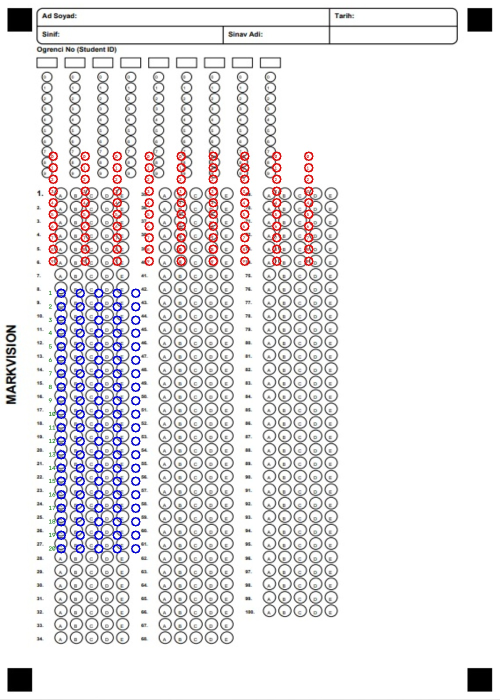
#> input picture omr_scripts/dogrulama_yeni_test.jpeg, 1000 x 1400 px (shown at 1/2 size); its folder holds only this picture in this run
$ python anchor_detect.py   (older library calls are emulated)
#> lines starting #> are read from the running program, lines starting #| are printed output that depends on the picture; after the words box and inside, x2 and y2 are one past the last pixel; in counts of white or black regions, pixels touching at a corner belong together
### omr_scripts/omr_form_geometry.py
"""
omr_form_geometry.py
----------------------
MARKVISION optik form sisteminin TEK GERCEK KAYNAGI (single source of truth)
geometri modulu.

Bu dosya: "5 sikli 50 soru", "3 sikli 20 soru", "5 sikli 100 soru 9 haneli numara"
gibi HERHANGI BIR (soru_sayisi, sik_harfleri, hane_sayisi) kombinasyonu icin:

  1) PDF/PNG olarak basilacak formun UZERINDEKI her kabarcigin TAM MM konumunu,
  2) Bu form taranip duzlestirildikten SONRA (1000x1400 piksellik cikti uzerinde)
     ayni kabarciklarin TAM PIKSEL konumunu

matematiksel olarak hesaplar.
"""

from __future__ import annotations
import math


# =====================================================================
# 1) FIZIKSEL SAYFA DUZENI (mm)
# =====================================================================
PAGE_W_MM = 210.0      # A4 genislik
PAGE_H_MM = 297.0      # A4 yukseklik
MARGIN_MM = 14.0       # sayfa kenarindan anchor karesine bosluk
ANCHOR_SIZE_MM = 9.0   # anchor (kose) karesinin kenar uzunlugu

# Anchor karelerinin MERKEZ konumlari (mm)
ANCHOR_TL = (MARGIN_MM + ANCHOR_SIZE_MM / 2, MARGIN_MM + ANCHOR_SIZE_MM / 2)
ANCHOR_TR = (PAGE_W_MM - MARGIN_MM - ANCHOR_SIZE_MM / 2, MARGIN_MM + ANCHOR_SIZE_MM / 2)
ANCHOR_BL = (MARGIN_MM + ANCHOR_SIZE_MM / 2, PAGE_H_MM - MARGIN_MM - ANCHOR_SIZE_MM / 2)
ANCHOR_BR = (PAGE_W_MM - MARGIN_MM - ANCHOR_SIZE_MM / 2, PAGE_H_MM - MARGIN_MM - ANCHOR_SIZE_MM / 2)


# =====================================================================
# 2) DUZLESTIRME CIKTISI (px)
# =====================================================================
OMR_OUT_W = 1000
OMR_OUT_H = 1400
OMR_PAD = 40  # warp hedefindeki kenar_bosluk


def mm_to_px(xmm: float, ymm: float) -> tuple[int, int]:
    """
    Sayfa uzerindeki mm konumunu piksele çevirir.
    Capraz oranti mantigi ile calisir.
    """
    px = OMR_PAD + (xmm - ANCHOR_TL[0]) / (ANCHOR_TR[0] - ANCHOR_TL[0]) * (OMR_OUT_W - 2 * OMR_PAD)
    py = OMR_PAD + (ymm - ANCHOR_TL[1]) / (ANCHOR_BL[1] - ANCHOR_TL[1]) * (OMR_OUT_H - 2 * OMR_PAD)
    return (int(round(px)), int(round(py)))


# =====================================================================
# 3) SABIT UST BOLUM (Ad Soyad / Tarih / Sinif / Sinav Adi kutusu)
# =====================================================================
CONTENT_LEFT_MM = 22.0
CONTENT_RIGHT_MM = PAGE_W_MM - MARGIN_MM - ANCHOR_SIZE_MM
HEADER_TOP_MM = 22.0
HEADER_BOTTOM_MM = 36.0

ID_LABEL_Y_MM = 42.0
ID_BOXES_TOP_MM = 45.0
ID_BOXES_HEIGHT_MM = 6.0
# Kutular 45.0'da baslar, 6.0 boyundadir (51.0'da biter).
# Kabarciklar 55.0'dan baslar (Arada tam 4mm bosluk var, ASLA UST USTE BINMEZ).
ID_BUBBLES_TOP_MM = 55.0


# =====================================================================
# 4) OGRENCI NO KABARCIK HARITASI
# =====================================================================
ID_ROW_SPACING_MM = 4.5
ID_COL_SPACING_MM = 9.0
ID_BUBBLE_RADIUS_MM = 1.9


def ogrenci_no_plani(hane_sayisi: int) -> dict:
    if hane_sayisi < 1:
        raise ValueError("Ogrenci no hane sayisi en az 1 olmali.")

    plan = {
        "hane_sayisi": hane_sayisi,
        "col_spacing_mm": ID_COL_SPACING_MM,
        "bubble_radius_mm": ID_BUBBLE_RADIUS_MM,
        "basamaklar": {},
    }

    for basamak_idx in range(hane_sayisi):
        col_x = CONTENT_LEFT_MM + (ID_COL_SPACING_MM / 2.0) + (basamak_idx * ID_COL_SPACING_MM)
        basamak_adi = f"basamak_{basamak_idx + 1}"
        plan["basamaklar"][basamak_adi] = {}

        for rakam in range(10):
            y = ID_BUBBLES_TOP_MM + rakam * ID_ROW_SPACING_MM
            plan["basamaklar"][basamak_adi][str(rakam)] = (col_x, y)

    # 10 satir (0-9) => 55.0 + 9 * 4.5 = 95.5 mm'de biter.
    plan["bubbles_bottom_mm"] = ID_BUBBLES_TOP_MM + 9 * ID_ROW_SPACING_MM
    return plan


# =====================================================================
# 5) SORU / SIK KABARCIK HARITASI
# =====================================================================
ANSWER_BOTTOM_MARGIN_MM = 10.0  # Alttaki siyah karelere (274mm) ASLA degmemesi icin devasa pay
ANSWER_Y_TRIM_MM = 1.0
FIRST_SIK_OFFSET_MM = 9.0

# HOCANIN ISTEDIGI FERAHLIK VE BUYUKLUK DEGERLERI
SIK_SPACING_MM = 6.5
COLUMN_GUTTER_MM = 12.0


class FormSigmayaSigmiyor(Exception):
    """Istenen soru/sik kombinasyonu tek A4 sayfaya sigmiyor."""
    pass


def _kolon_genisligi(sik_sayisi: int) -> float:
    return FIRST_SIK_OFFSET_MM + (sik_sayisi - 1) * SIK_SPACING_MM + COLUMN_GUTTER_MM


def sorular_plani(soru_sayisi: int, sik_harfleri: str, id_plani: dict) -> dict:
    sik_sayisi = len(sik_harfleri)
    if sik_sayisi < 2:
        raise ValueError("En az 2 sik gerekli.")
    if soru_sayisi < 1:
        raise ValueError("En az 1 soru gerekli.")
    if len(set(sik_harfleri)) != sik_sayisi:
        raise ValueError("Sik harfleri icinde tekrar eden harf var.")

    id_var = id_plani["hane_sayisi"] > 0
    id_bottom = id_plani.get("bubbles_bottom_mm", 95.5) if id_var else 38.0

    # SORULARIN AŞAĞI TAŞMASINI ENGELLEYEN YENİ SINIRLAR VE GÜVENLİK
    if soru_sayisi <= 25:
        start_y = 125.0 if id_var else 50.0
        row_height = 6.0
        maks_satir = 25
    elif soru_sayisi <= 50:
        start_y = 105.0 if id_var else 45.0
        row_height = 6.2
        maks_satir = 25
    else:
        start_y = id_bottom + 8.0 if id_var else 38.0
        row_height = 4.8
        maks_satir = 34

    kolon_genislik = _kolon_genisligi(sik_sayisi)

    yatay_alan = CONTENT_RIGHT_MM - CONTENT_LEFT_MM
    maks_kolon = max(1, int(yatay_alan // kolon_genislik))
    gereken_kolon = math.ceil(soru_sayisi / maks_satir)
    kullanilan_kolon = min(maks_kolon, gereken_kolon)

    if (maks_kolon * maks_satir) < soru_sayisi:
        raise FormSigmayaSigmiyor(f"{soru_sayisi} soru x {sik_sayisi} sik tek A4 sayfaya sigmiyor.")

    fiili_maks_satir = math.ceil(soru_sayisi / kullanilan_kolon)
    fiili_maks_satir = min(fiili_maks_satir, maks_satir)

    # TAŞMA GÜVENLİK KİLİDİ: Eğer hesaplanan en alt sınır siyah karelere yaklaşıyorsa satır aralığını otomatik kıs.
    max_allowed_y = PAGE_H_MM - MARGIN_MM - ANCHOR_SIZE_MM - ANSWER_BOTTOM_MARGIN_MM  # 264.0 mm
    while (start_y + (fiili_maks_satir - 1) * row_height) > max_allowed_y:
        row_height -= 0.1
        if row_height < 3.5:
            break  # Güvenlik sınırı

    sorular = []
    for i in range(1, soru_sayisi + 1):
        kolon_idx = (i - 1) // fiili_maks_satir
        satir_idx = (i - 1) % fiili_maks_satir

        # Sola hizalı düzen: Her durumda CONTENT_LEFT_MM'den başlar (Öğrenci numarasıyla aynı hizadan)
        qx = CONTENT_LEFT_MM + (kolon_idx * kolon_genislik)
        qy = start_y + satir_idx * row_height

        soru = {"soru_no": i}
        for idx, harf in enumerate(sik_harfleri):
            bx = qx + FIRST_SIK_OFFSET_MM + idx * SIK_SPACING_MM
            by = qy - ANSWER_Y_TRIM_MM
            soru[harf] = (bx, by)
        sorular.append(soru)

    return {
        "soru_sayisi": soru_sayisi,
        "sik_harfleri": sik_harfleri,
        "row_height_mm": row_height,
        "sik_araligi_mm": SIK_SPACING_MM,
        "bubble_radius_mm": 2.1,  # HOCANIN ISTEDIGI BUYUK BALONCUKLAR
        "maks_satir": fiili_maks_satir,
        "kullanilan_kolon": kullanilan_kolon,
        "kolon_genislik_mm": kolon_genislik,
        "sorular": sorular,
    }


def form_planla(soru_sayisi: int, sik_harfleri: str, hane_sayisi: int) -> dict:
    """Tum formun (ogrenci no + sorular) TEK cagriyla planini cikarir."""
    id_plani = ogrenci_no_plani(hane_sayisi)
    soru_plani = sorular_plani(soru_sayisi, sik_harfleri, id_plani)
    return {"ogrenci_no": id_plani, "sorular": soru_plani}

### omr_scripts/anchor_detect.py
"""
anchor_detect.py
-----------------
Optik formun 4 kosesindeki dolu siyah kareleri (anchor/referans noktalari)
bulur ve bu 4 noktayi kullanarak kagidi kusbakisi (warp) hale getirir.

Kullanim:
    from anchor_detect import belgeyi_duzlestir
    duz_gri, duz_renkli = belgeyi_duzlestir("kagit.jpg")
"""

import cv2
import numpy as np
import os
import math

def apply_clahe(img_gri):
    """
    CLAHE uygulayarak görüntüdeki ışık dengesizliklerini
    (flaş parlaması, bölgesel gölgeler) giderir.
    """
    # 8x8'lik karolara bölerek kontrastı sınırlar (clipLimit)
    clahe = cv2.createCLAHE(clipLimit=2.0, tileGridSize=(8, 8))
    return clahe.apply(img_gri)

def kagidi_bul_ve_kirp(img):
    """
    Görüntüdeki en büyük beyaz dikdörtgeni (kağıdı) tespit eder
    ve etrafındaki gereksiz arka planı (masa vb.) budar.
    """
    # Kenar tespiti için geçici bir gri kopya oluştur
    gri = cv2.cvtColor(img, cv2.COLOR_BGR2GRAY)
    gri = cv2.GaussianBlur(gri, (5, 5), 0)
    kenarlar = cv2.Canny(gri, 75, 200)

    # Kenarlardan şekilleri (konturları) çıkar ve alana göre en büyük 5'ini al
    konturlar, _ = cv2.findContours(kenarlar, cv2.RETR_LIST, cv2.CHAIN_APPROX_SIMPLE)
    konturlar = sorted(konturlar, key=cv2.contourArea, reverse=True)[:5]

    for k in konturlar:
        cevre = cv2.arcLength(k, True)
        yaklasik = cv2.approxPolyDP(k, 0.02 * cevre, True)

        # Eğer şeklin 4 köşesi varsa ve çok küçük bir leke değilse (resmin en az %20'si)
        if len(yaklasik) == 4 and cv2.contourArea(yaklasik) > (img.shape[0] * img.shape[1] * 0.2):
            x, y, w, h = cv2.boundingRect(yaklasik)

            # Siyah referans noktalarının (anchor) kesilmemesi için 15 piksel güvenlik payı bırak
            pad = 15
            y1 = max(0, y - pad)
            y2 = min(img.shape[0], y + h + pad)
            x1 = max(0, x - pad)
            x2 = min(img.shape[1], x + w + pad)

            # Sadece kağıdın olduğu alanı kes ve döndür
            return img[y1:y2, x1:x2]

    # Eğer düzgün bir kağıt şekli bulunamazsa, resmi olduğu gibi geri döndür
    return img

def is_blurry(image, threshold=150.0):
    if len(image.shape) == 3:
        gray = cv2.cvtColor(image, cv2.COLOR_BGR2GRAY)
    else:
        gray = image
    fm = cv2.Laplacian(gray, cv2.CV_64F).var()
    if fm < threshold:
        return True, fm
    return False, fm

def _esikle(img_gri, mod="sabit"):
    """
    Iki mod destekler:
      - "sabit"  : ORIJINAL davranis. Sabit esik (100) kullanir; pembeleri,
                    grileri ve beyazlari yoksayip sadece gercek siyahliklari
                    (referans kareleri) ayirir. Duzgun/normal isikta cekilmis
                    fotograflar icin en guvenilir ve HIZLI yontemdir, bu yuzden
                    varsayilan/ilk deneme hep budur.
      - "adaptif": Goruntuyu kucuk bolgelere ayirip HER bolge icin kendi yerel
                    esigini hesaplar (cv2.adaptiveThreshold). Boylece kagidin
                    bir yarisi golgede/karanlik, digeri aydinlik olsa bile
                    (esit olmayan isik) her bolgede "o bolgeye gore en koyu"
                    pikseller bulunur. Sabit esigin basarisiz oldugu durumlar
                    icin (golgeli/soluk fotograf) YEDEK (fallback) olarak
                    kullanilir -- normal sartlarda devreye girmez.
    """
    if mod == "adaptif":
        # blockSize buyuk tutuluyor (61) ki kucuk kabarciklara degil, sadece
        # buyuk anchor karelerine duyarli olsun; C, gurultuyu bastirmak icin.
        th = cv2.adaptiveThreshold(
            img_gri, 255,
            cv2.ADAPTIVE_THRESH_GAUSSIAN_C, cv2.THRESH_BINARY_INV,
            blockSize=61, C=15
        )
        return th

    _, th = cv2.threshold(img_gri, 100, 255, cv2.THRESH_BINARY_INV)
    return th

def _kare_mi(kontur, min_alan=50, max_alan=None, min_doluluk=0.40):
    """
    max_alan None ise, cagiran kod (_anchor_adaylarini_bul) resmin
    boyutuna gore dinamik bir ust sinir hesaplar (bkz. asagida).
    """
    if max_alan is None:
        max_alan = 5000000
    """
    Bir konturun 'dolu siyah kare' olup olmadigini kontrol eder.
    Dijital resimler icin sinirlar maksimum seviyede esnetilmistir.
    """
    alan = cv2.contourArea(kontur)
    if alan < min_alan or alan > max_alan:
        return False

    x, y, w, h = cv2.boundingRect(kontur)
    if h == 0:
        return False

    en_boy = w / float(h)
    if en_boy < 0.2 or en_boy > 5.0:
        return False

    doluluk = alan / float(w * h)
    if doluluk < min_doluluk:
        return False

    return True

# [18 lines left out: function _kose_bolgesi_maskele, not called in this run]

def _anchor_adaylarini_bul(img_gri, mod="sabit"):
    """Goruntudeki tum siyah bolgelerin merkezlerini dondurur."""
    if mod == "adaptif":
        img_gri = _kose_bolgesi_maskele(img_gri)

    h, w = img_gri.shape[:2]
    # ONEMLI GUVENLIK SINIRI: gercek anchor kareler kagidin kucuk bir
    # kosesidir, asla goruntunun buyuk bir kismini kaplamaz. Arka planda
    # kalan siyah nesneler (klavye, kiyafet, letterbox/siyah serit vb.)
    # bazen gercek anchor'lardan cok daha buyuk siyah konturlar
    # olusturup yanlislikla "anchor" sanilabiliyor. Bunu onlemek icin
    # ust siniri goruntu alaninin sadece %2'siyle sinirliyoruz --
    # gercek anchor kareler bunun cok altinda kalir, arka plan
    # gurultusu ise cogunlukla bunun cok ustunde olur.
    dinamik_max_alan = h * w * 0.02

    th = _esikle(img_gri, mod=mod)
    konturlar, _ = cv2.findContours(th, cv2.RETR_EXTERNAL, cv2.CHAIN_APPROX_SIMPLE)

    if mod == "adaptif":
        kare_kriterleri = dict(min_alan=150, max_alan=min(20000, dinamik_max_alan), min_doluluk=0.55)
    else:
        kare_kriterleri = dict(max_alan=dinamik_max_alan)

    adaylar = []
    for k in konturlar:
        if _kare_mi(k, **kare_kriterleri):
            x, y, w, h = cv2.boundingRect(k)
            if mod == "adaptif" and (w / float(h) < 0.6 or w / float(h) > 1.7):
                continue  # gercek anchor kareye yakin en/boy olmali
            merkez = (x + w / 2.0, y + h / 2.0)
            adaylar.append({"merkez": merkez, "alan": cv2.contourArea(k)})

    return adaylar

def _dort_koseyi_sec(adaylar, genislik, yukseklik):
    """Goruntuyu 4 ceyrege ayirip her bolgeden en buyuk alana sahip siyahligi secer."""
    orta_x, orta_y = genislik / 2.0, yukseklik / 2.0
    bolgeler = {"sol_ust": None, "sag_ust": None, "sol_alt": None, "sag_alt": None}

    for aday in adaylar:
        cx, cy = aday["merkez"]
        if cx < orta_x and cy < orta_y:
            key = "sol_ust"
        elif cx >= orta_x and cy < orta_y:
            key = "sag_ust"
        elif cx < orta_x and cy >= orta_y:
            key = "sol_alt"
        else:
            key = "sag_alt"

        if bolgeler[key] is None or aday["alan"] > bolgeler[key]["alan"]:
            bolgeler[key] = aday

    if any(v is None for v in bolgeler.values()):
        return None

    return bolgeler

def _dortgen_gecerli_mi(koseler, tolerans=0.35):
    """
    4 kosenin GERCEKTEN bir kagidin 4 kosesi gibi durup durmadigini kontrol
    eder (bir 'kedi fotografi' okutuldugunda ya da anchor'lar yanlis
    eslestiginde, 4 siyah blok bulunsa bile bunlar duzgun bir dortgen
    OLUSTURMAYABILIR -- bu fonksiyon boyle sahte eslesmeleri eler).

    Kontroller:
      1) Ust kenar (sol_ust-sag_ust) ile alt kenar (sol_alt-sag_alt)
         uzunluklari birbirine yakin olmali (kagit dikdortgen, yamuk degil).
      2) Sol kenar ile sag kenar uzunluklari da birbirine yakin olmali.
      3) Iki kosegen de birbirine yakin uzunlukta olmali (gercek bir
         dikdortgende kosegenler esittir; asiri caprazlik/yamukluk
         genelde yanlis eslesme ya da alakasiz nesne anlamina gelir).

    Not: Perspektiften kaynakli hafif farklar (telefonla acili cekim)
    normaldir, bu yuzden tolerans genis tutuldu (varsayilan %35).
    """
    import math

    def uzaklik(p1, p2):
        return math.hypot(p1[0] - p2[0], p1[1] - p2[1])

    su = koseler["sol_ust"]["merkez"]
    sa = koseler["sag_ust"]["merkez"]
    al = koseler["sol_alt"]["merkez"]
    ar = koseler["sag_alt"]["merkez"]

    ust_kenar = uzaklik(su, sa)
    alt_kenar = uzaklik(al, ar)
    sol_kenar = uzaklik(su, al)
    sag_kenar = uzaklik(sa, ar)
    kosegen1 = uzaklik(su, ar)
    kosegen2 = uzaklik(sa, al)

    def yakin_mi(a, b, tol):
        if min(a, b) == 0:
            return False
        return abs(a - b) / max(a, b) <= tol

    if not yakin_mi(ust_kenar, alt_kenar, tolerans):
        return False, f"ust kenar ({ust_kenar:.0f}px) ile alt kenar ({alt_kenar:.0f}px) uyusmuyor"
    if not yakin_mi(sol_kenar, sag_kenar, tolerans):
        return False, f"sol kenar ({sol_kenar:.0f}px) ile sag kenar ({sag_kenar:.0f}px) uyusmuyor"
    if not yakin_mi(kosegen1, kosegen2, tolerans):
        return False, f"kosegenler ({kosegen1:.0f}px / {kosegen2:.0f}px) esit degil -- yamuk/hatali eslesme"

    return True, None

# [26 lines left out: function kenar_koyuluk_orani, not called in this run]

def belgeyi_duzlestir(resim_yolu, cikti_genislik=1000, cikti_yukseklik=1400, kenar_bosluk=40):
#> called with resim_yolu = 'dogrulama_yeni_test.jpeg', cikti_genislik = 1000, cikti_yukseklik = 1400, kenar_bosluk = 40
    if not os.path.exists(resim_yolu):
        import sys
        print(f"Hata: {resim_yolu} bulunamadi.", file=sys.stderr)
        return None, None

    # ÖNCE RESMİ OKUYORUZ
    # Resmin transparan (saydam) olma ihtimaline karsi 4 kanalli (UNCHANGED) okuyoruz
    img_orijinal = cv2.imread(resim_yolu, cv2.IMREAD_UNCHANGED)
#> img_orijinal is the input picture: shape (1400, 1000, 3); mean B, G, R 232.5, 230.4, 232.6

    if img_orijinal is None:
        import sys
        print(f"Hata: {resim_yolu} okunamadi, bozuk olabilir.", file=sys.stderr)
        return None, None

    # RESMİ OKUDUKTAN SONRA BULANIKLIK KONTROLÜ YAPIYORUZ
    blurry, score = is_blurry(img_orijinal)
#> in is_blurry, `gray = cv2.cvtColor(image, cv2.COLOR_BGR2GRAY)`:
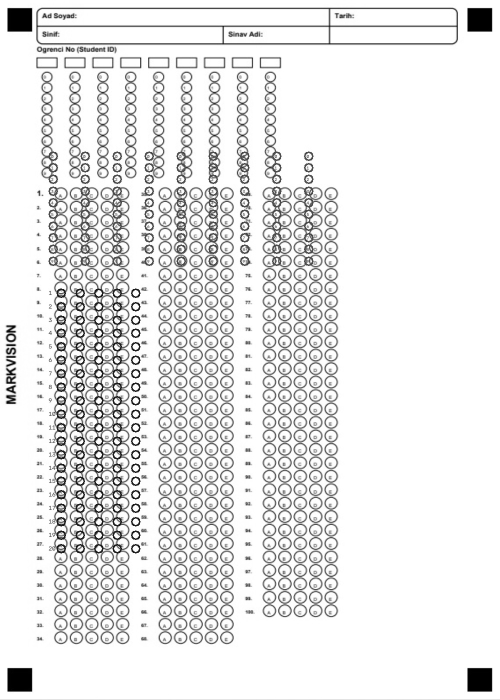
#> gray: shape (1400, 1000) (shown at 1/2 size); min 0, max 255, mean 231.3
#> in is_blurry, `fm = cv2.Laplacian(gray, cv2.CV_64F).var()`: fm = 3247.4
#> blurry = False; score = 3247.4
    if blurry:
        import sys
        print(f"Hata: Görüntü çok bulanık (Skor: {score:.2f}). Lütfen daha net çekin.", file=sys.stderr)
        return None, None  # Bulaniksa islemi iptal et ve None dondur

    # Eger resim PNG formatinda ve saydamsa, arka planini beyaza boyuyoruz
    if len(img_orijinal.shape) == 3 and img_orijinal.shape[2] == 4:
        alpha_kanal = img_orijinal[:, :, 3]
        beyaz_arka_plan = np.ones_like(img_orijinal[:, :, :3]) * 255
        alpha_maske = alpha_kanal[:, :, np.newaxis] / 255.0
        img = (img_orijinal[:, :, :3] * alpha_maske + beyaz_arka_plan * (1 - alpha_maske)).astype(np.uint8)
    else:
        img = img_orijinal

    img = kagidi_bul_ve_kirp(img)
#> in kagidi_bul_ve_kirp, `kenarlar = cv2.Canny(gri, 75, 200)`:
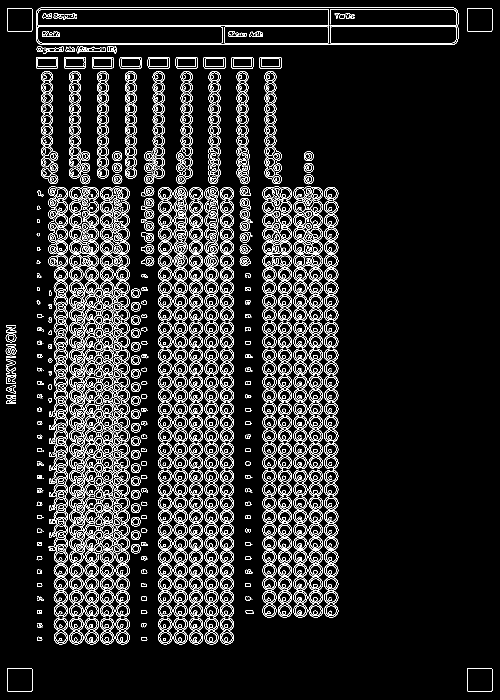
#> kenarlar: shape (1400, 1000) (shown at 1/2 size); 9.6% white in thin lines or dots
#> in kagidi_bul_ve_kirp, `konturlar, _ = cv2.findContours(kenarlar, cv2.RETR_LIST, cv2.CHAIN_APP..`: konturlar = 3562 contours, 993 with area under 20; largest, box (x1, y1, x2, y2) and area: (72, 15, 917, 90) 62321, (72, 15, 917, 90) 62299, (139, 401, 260, 1208) 20856, (75, 18, 658, 52) 18608, (75, 18, 658, 52) 18604
#> in kagidi_bul_ve_kirp, `konturlar = sorted(konturlar, key=cv2.contourArea, reverse=True)[:5]`: konturlar = 5 contours; box (x1, y1, x2, y2) and area: (72, 15, 917, 90) 62321, (72, 15, 917, 90) 62299, (139, 401, 260, 1208) 20856, (75, 18, 658, 52) 18608, (75, 18, 658, 52) 18604
#> the loop in kagidi_bul_ve_kirp, `for k in konturlar:` made 5 passes
#> (cevre, yaklasik) on passes 1 to 5: (1820.4, [[72, 24], [82, 89], [916, 77], [907, 15]]), (1818.1, [[72, 24], [907, 15], [916, 77], [82, 89]]), (7210.2, [[250, 401], [148, 1207]]), (1225.9, [[75, 26], [657, 50], [657, 18]]), (1223.6, [[75, 26], [656, 18], [657, 49]])

    img_gri = cv2.cvtColor(img, cv2.COLOR_BGR2GRAY)

    # ---CLAHE IŞIK DENGELEME ---
    img_gri = apply_clahe(img_gri)
#> in apply_clahe, `return clahe.apply(img_gri)`:
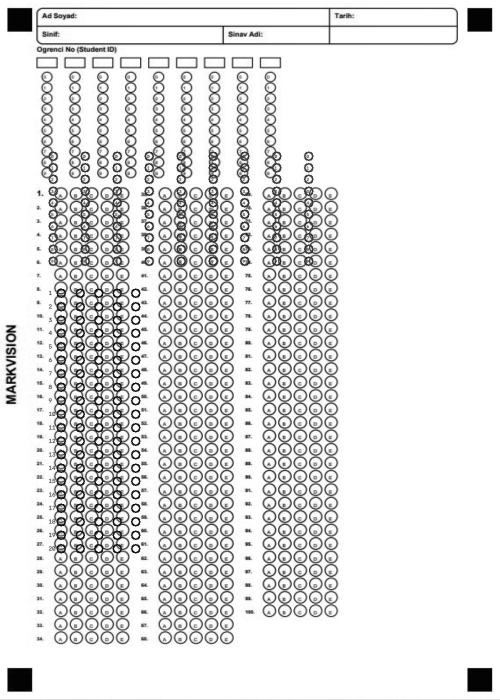
#> returned value: shape (1400, 1000) (shown at 1/2 size); min 1, max 255, mean 225.9
    # ------------------------------------------

    img_gri = cv2.GaussianBlur(img_gri, (5, 5), 1)

    h, w = img_gri.shape[:2]
#> (the rest of the program and of its run is left out)
